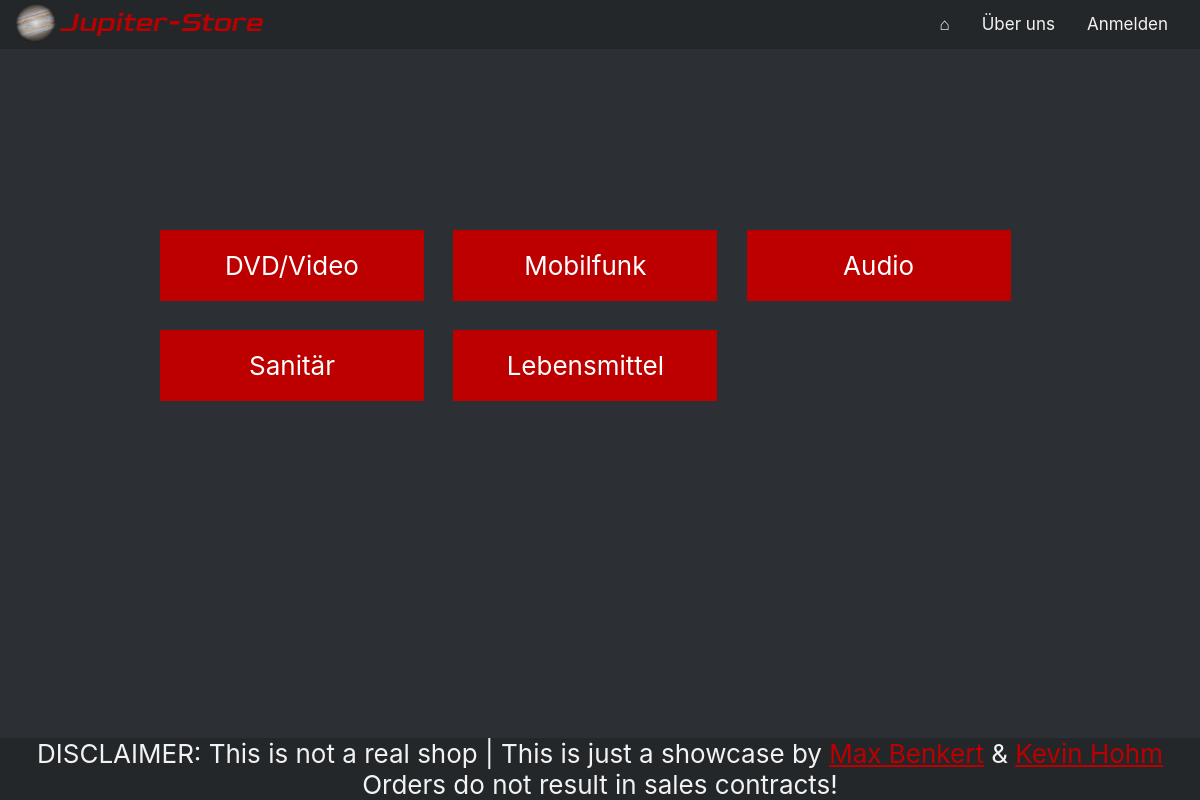
The page / on the database its author committed.
### tables this page shows
CREATE TABLE IF NOT EXISTS `article_category` (
  `id` int(11) NOT NULL AUTO_INCREMENT,
  `name` varchar(255) NOT NULL DEFAULT '',
  PRIMARY KEY (`id`)
);

### src/php_include/db_article.php (called while the page is built, shortened)
<?php
function db_get_categories()
{
    $mysqli = db_connect();
    $sql    = "SELECT * FROM article_category";
    $res    = $mysqli->query($sql);
    if ($res->num_rows > 0) {
        $categorys = array();
        $i         = 0;
        while ($row = $res->fetch_assoc()) {
            $categorys[$i]       = new Category();
            $categorys[$i]->id   = $row["id"];
            $categorys[$i]->name = $row["name"];
            $i++;
        }
        return $categorys;
    } else {
        return false;
    }
}
?>

### src/index.php (the view, shortened to what this page needs)
<?php
require_once("php_include/db_article.php");
$categories = db_get_categories();
foreach ($categories as $category) {
    echo "<a class='stealth__a' href='category.php?id=" . $category->id . "&category=" . $category->name . "'>
        <div class='box'><center>" . $category->name . "</center></div></a>";
}

### src/css/base.css (style rules this page uses)
* { margin:0; padding:0; }
body { padding-top: 70px; background-color: #2C2F33; color: #f2f2f2; font-family: -apple-system, BlinkMacSystemFont, 'Segoe UI', Roboto, Oxygen, Ubuntu, Cantarell, 'Open Sans', 'Helvetica Neue', sans-serif; font-size: 26px; }
.box { float: left; width: 30%; margin-right: 3.33333%; margin-bottom: 3.33333%; padding: 20px 20px; background: rgb(188, 0, 0); box-sizing: border-box; }
.stealth__a { color: white; }

### src/css/footer.css (style rules this page uses)
footer { position: fixed; left: 0; bottom: 0; width: 100%; background-color: #23272A; color: #f2f2f2; text-align: center; }
footer a:link { color: rgb(188,0,0); }

### rows shown on the page
article_category: name "DVD/Video"
article_category: name "Mobilfunk"
article_category: name "Audio"
article_category: name "Sanitär"
article_category: name "Lebensmittel"
